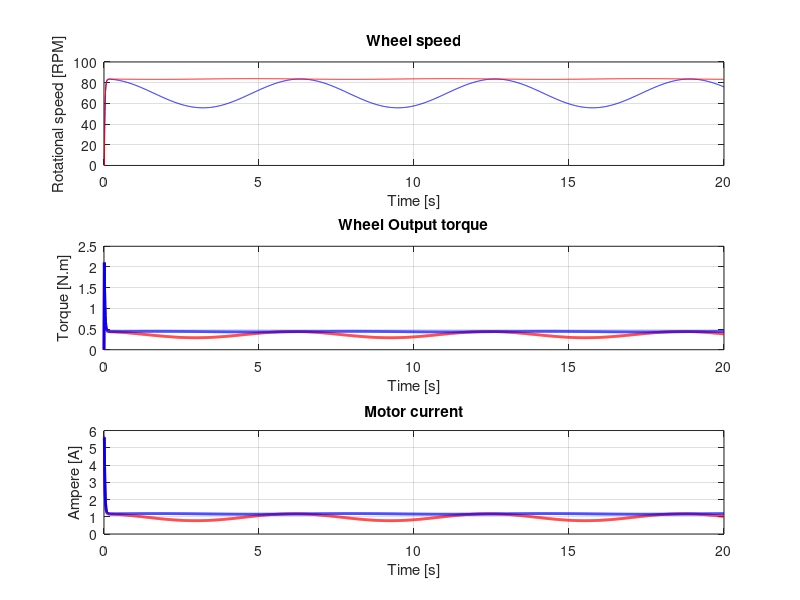
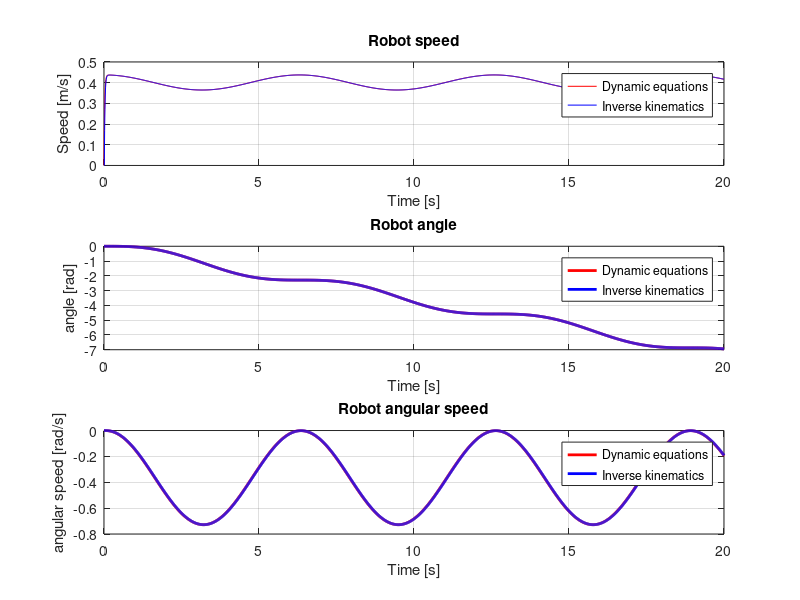
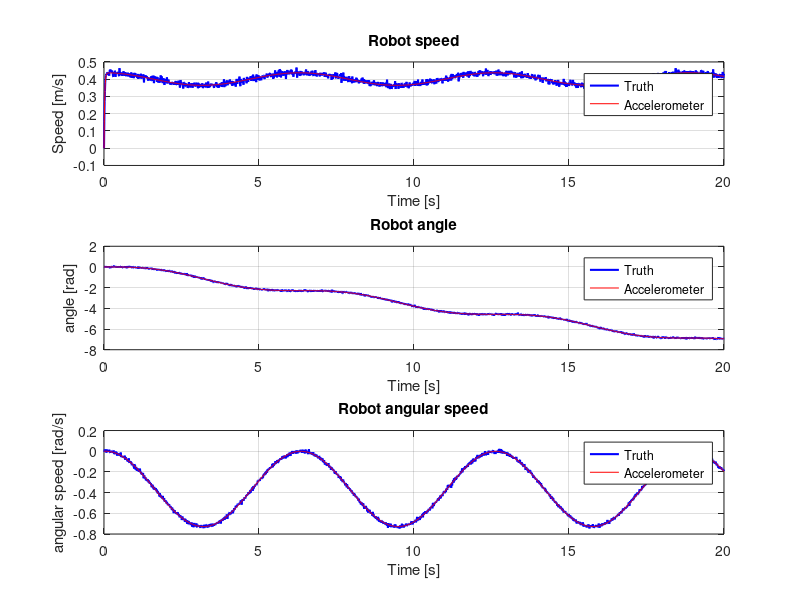
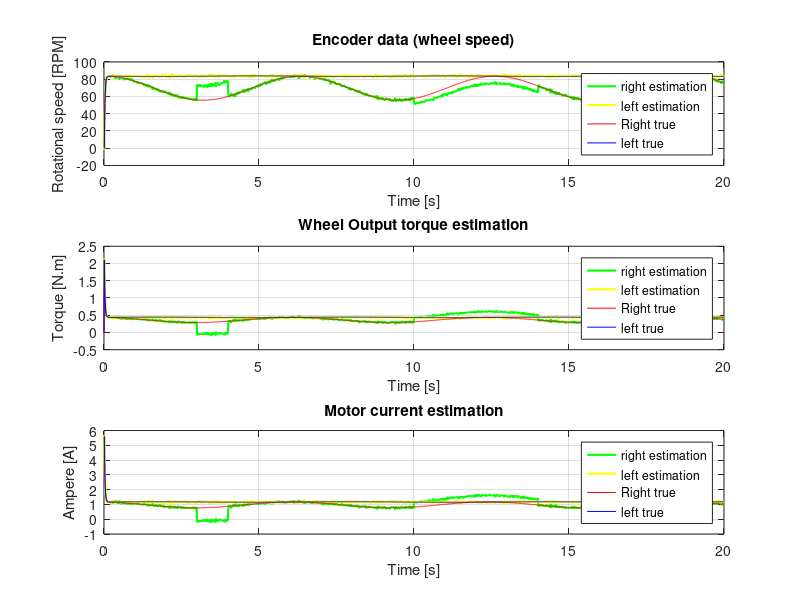

The MATLAB source for these figures, in order: (Note: this script raises an error after producing the figures.)
clear; clc; close all;
% ========== Initialize Variables ==========
% ------ Simulation ------
Ts = 1e-2;
t = 0:Ts:20;
N = length(t);          % number of points in the simulation
rpm_to_rad = (2*pi)/60; % coef to convert rpm to rad
rad_to_rpm = 60/(2*pi); % coef to convert rad to rpm

% ------ Motor ------
R_motor  = 2.14;     % [Ohm] motor resistance
Kt = 0.0038;         % [N·m/A] motor torque coefficient
Ke = 0.011;          % [V/(rad/s)] (output shaft)

% ------ Robot ------
gear_ratio = 98.78;
D = 0.1;    % [m] wheel diameter
r = D/2;    % [m] wheel radius
L = 0.20;   % [m] wheel separation
m = 5;      % [kg] mass of the robot
J = 0.1454; % [kg.m^2] moment of inertia of the robot (33*49 and 5kg)
b = 1.0;    % friction coefficient wheels


% ==================== System Input ====================
V1 = ones(2,N).*12;         % [V] Tension applied on both motors
V1(1, t >= 2 & t <= 4) = 8; % turning phase

V2 = ones(2,N).*12;
V2(1, t >= 2 & t <= 4) = 8;
V2(2, t >= 4 & t <= 6) = 8;

V3 = ones(2,N).*12;
V3(1, :) = 10 + 2.*cos(t);

V_truth = V3;
% ======================================================



% ========== Initialize State Matrices ==========
% ------ True Robot ------
W_wheels = zeros(2,N);           % [rad/s] Rotational speed of the wheels
T_wheels = zeros(2,N);           % [N.m] Torque of the wheels

X_truth = zeros(3,N);  % [v; yaw; yaw_dot;]

G_truth = [1/(m*r)   1/(m*r);
     0         0;
     L/(2*J*r) -L/(2*J*r)];

F_truth = [-(2*b)/(m*r)  0         0;
           0       0         1;
           0       0  -b*L^2/(2*J*r)];

inv_kynematics = [1/r 0 L/(2*r);
                  1/r 0 -L/(2*r)];

phi_true = eye(3) + F_truth*Ts;
Gd_true  = G_truth.*Ts;

% ------ True Motor ------
T_motors_true = zeros(2,N);
W_motors_true = zeros(2,N);
current_true = zeros(2,N);


% ========== First step calculation ==========
% ------ True state ------
W_wheels(:,1) = inv_kynematics*X_truth(:,1);

W_motors_true(:,1) = W_wheels(:,1)*gear_ratio;
current_true(:,1) = (V_truth(:,1) - Ke*W_motors_true(:,1))/R_motor;
T_motors_true(:,1) = Kt*current_true(1);

X_truth(:,1) = phi_true*X_truth(:,1) + Gd_true*T_wheels(:,1);

X_inv_kin = zeros(4,N);
X_inv_kin(1,1) = (W_wheels(1,1)+W_wheels(2,1))*(r/2);
X_inv_kin(3,1) = (W_wheels(1,1)-W_wheels(2,1))*(r/L);
X_inv_kin(2,1) = X_inv_kin(2,1)+X_inv_kin(3,1)*Ts;
X_inv_kin(4,1) = X_inv_kin(4,1)+X_inv_kin(3,1)*Ts;


% ========== Loop calculation ==========
for k = 2:N
    % ------ Perform true calcutation of the state ------
    W_wheels(:,k) = inv_kynematics*X_truth(:,k-1);

    W_motors_true(:,k) = W_wheels(:,k) .* gear_ratio;
    current_true(:,k) = (V_truth(:,k) - W_motors_true(:,k).*Ke) ./ R_motor;
    T_motors_true(:,k) = current_true(:,k).*Kt;
    T_wheels(:,k) = T_motors_true(:,k).*gear_ratio;

    X_truth(:,k) = phi_true*X_truth(:,k-1) + Gd_true*T_wheels(:,k);
    

    % --- Perform true calculation of the state using inverse kinematics ---
    X_inv_kin(1,k) = (W_wheels(1,k)+W_wheels(2,k))*(r/2); % True speed
    X_inv_kin(3,k) = (W_wheels(1,k)-W_wheels(2,k))*(r/L); % True angular speed
    X_inv_kin(2,k) = X_inv_kin(2,k-1)+X_inv_kin(3,k)*Ts;  % True angle
    X_inv_kin(4,k) = (X_inv_kin(3,k)-X_inv_kin(3,k-1))/Ts;% True angular acceleration  
end

% ========== Plotting ==========
% ------ Motor ------
figure; set(gcf, 'Name', 'Motor Data', 'NumberTitle', 'off');
% Speed plot
subplot(3,1,1);
plot(t, W_wheels(1,:).*rad_to_rpm, 'b'); hold on;
plot(t, W_wheels(2,:).*rad_to_rpm, 'r'); hold on;
title('Wheel speed');
xlabel('Time [s]');
ylabel('Rotational speed [RPM]');
grid on;

% Torque plot
subplot(3,1,2);
plot(t, T_wheels(1,:), 'r', 'LineWidth', 2); hold on;
plot(t, T_wheels(2,:), 'b', 'LineWidth', 2); hold on;
title('Wheel Output torque');
xlabel('Time [s]');
ylabel('Torque [N.m]');
grid on;

% Current plot
subplot(3,1,3);
plot(t, current_true(1,:), 'r', 'LineWidth', 2); hold on;
plot(t, current_true(2,:), 'b', 'LineWidth', 2); hold on;
title('Motor current');
xlabel('Time [s]');
ylabel('Ampere [A]');
grid on;

% ------ Robot ------
figure; set(gcf, 'Name', 'True robot state', 'NumberTitle', 'off');
% Speed plot
subplot(3,1,1);
plot(t, X_truth(1,:), 'r'); hold on;
plot(t, X_inv_kin(1,:), 'b'); 
ylabel('Speed [m/s]');
title('Robot speed');
xlabel('Time [s]');
grid on; legend('Dynamic equations','Inverse kinematics');

% Angular speed
subplot(3,1,2);
plot(t, X_truth(2,:), 'r', 'LineWidth', 2); hold on;
plot(t, X_inv_kin(2,:), 'b', 'LineWidth', 2);
title('Robot angle');
xlabel('Time [s]');
ylabel('angle [rad]');
grid on; legend('Dynamic equations','Inverse kinematics');

% Robot angular acceleration
subplot(3,1,3);
plot(t, X_truth(3,:), 'r', 'LineWidth', 2); hold on;
plot(t, X_inv_kin(3,:), 'b', 'LineWidth', 2);
title('Robot angular speed');
xlabel('Time [s]');
ylabel('angular speed [rad/s]');
grid on; legend('Dynamic equations','Inverse kinematics');




%% |||||||||||||||||||||||||| KALMAN FILTER IMPLEMENTATION |||||||||||||||||||||||||| 

% --------------- Sensor data generation ---------------
acc_deviation_x = 0.01;
acc_deviation_yaw = 0.05;
acc_deviation_yaw_dot = 0.01;
acc_sensor = X_truth + [randn(1,N).*acc_deviation_x;
                        randn(1,N).*acc_deviation_yaw;
                        randn(1,N).*acc_deviation_yaw_dot;];


encoder_deviation = 10;
encoder_data = W_motors_true+[randn(1,N).*encoder_deviation;
                              randn(1,N).*encoder_deviation];
% % Slip: slip is not white Gaussian noise — treat it with adaptive R, augmented slip state, or outlier rejection.
encoder_data(1, 3<=t & t<=4) = encoder_data(1, 3<=t & t<=4).*1.3; %introducing slip
encoder_data(1, 10<=t & t<=14) = encoder_data(1, 10<=t & t<=14).*0.9; %introducing slip

current_estimation = (V_truth - encoder_data.*Ke)./R_motor;
T_motors_estimation = current_estimation.*Kt;





% --------------- Kalman Filter ---------------
Y = acc_sensor; % sensor data used for prediction step
H = eye(3,3);

U = T_motors_estimation.*gear_ratio; % sensor data for update step

X = zeros(3, N);
X_stored = zeros(3, N);

P = eye(3,3).*10^9;

G = [1/(m*r)   1/(m*r);
        0         0;
     L/(2*J*r) -L/(2*J*r)];

F = [-(2*b)/(m*r)  0         0;
           0       0         1;
           0       0  -b*L^2/(2*J*r)];

phi = eye(3) + F*Ts;
Gd  = G.*Ts;

stored_sqrt_P = zeros(3,3,length(t)); %Used to plot the expected estimation errors

% process_noise = 0.1;
% Q = process_noise*[ (Ts^5)/20 (Ts^4)/8 (Ts^3)/6;
%                     (Ts^4)/8  (Ts^3)/3 (Ts^2)/2;
%                     (Ts^3)/6  (Ts^2)/2  Ts      ]; %Process noise covariance matrix

Q_coef = 100;
Q = Q_coef*[ Ts*acc_deviation_x^2           0                               0;
             0          acc_deviation_yaw*(Ts^3)/3                          acc_deviation_yaw*acc_deviation_yaw_dot*(Ts^2)/2;
             0          acc_deviation_yaw*acc_deviation_yaw_dot*(Ts^2)/2    acc_deviation_yaw_dot*Ts];


R = [acc_deviation_x^2      0                0;
     0             acc_deviation_yaw^2       0;
     0                      0      acc_deviation_yaw_dot^2];


NIS_store = zeros(1,N);
window = 100;  % number of samples for moving average
NIS_ma = zeros(1, N);
m = size(Y,1);  % measurement dimension

scale = ones(1,N);

% innov_store = zeros(3,N);
% ========== Loop calculation ==========
for k = 2:N
    % --- Kalman Filter ---
    % Store the values of P for plotting
    stored_sqrt_P(:,:,k) = sqrt(P);

    % UPDATE STEP
    % Kalman gain : K(k)
    K = P*H' / (H*P*H' + R);

    % Update state vecor estimate X^(k)
    X_stored(:,k) = X(:,k-1) + K*(Y(:,k)-H*X(:,k-1)); 

    % Update state estimation error: P(k|k-1) to P(k|k)
    P = (eye(3) - K*H)*P;
    
    innov = Y(:,k) - H*X(:,k-1);    % Y is 3*1 so innov to 
    S = H*P*H' + R;                 % R is 3*3 so S to
    NIS = innov' * (S \ innov);     % scalar
    NIS_store(k) = NIS;
    
    if k > window
        NIS_ma(k) = mean(NIS_store(k-window+1:k));
    else
        NIS_ma(k) = mean(NIS_store(1:k));
    end

    alpha = 0.02;   % adaptation rate (small)
    % alpha = 0.05;   % adaptation rate (medium)
    scale(k) = 1 + alpha*(NIS_ma(k) - m);

    % Clamp scaling to avoid exploding Q
    % scale(k) = min(max(scale(k), 0.8), 1.2);
    Q = Q .* scale(k);

    % innov_store(:,k) = innov;

    % PROJECTION STEP
    % project state estimation error: P(k|k) to P(k+1|k)
    P = phi*P*phi' + Q;

    % project state vecor estimation X^(k|k) to X^(k+1|k)
    X(:,k) = phi*X_stored(:,k)  + Gd*U(:,k);
end



%% ==================== Plotting ====================
% ------ Accelerometer data ------
figure; set(gcf, 'Name', 'Accelerometer data', 'NumberTitle', 'off');
% Speed plot
subplot(3,1,1);
plot(t, Y(1,:), 'b', 'LineWidth', 1.5); hold on;
plot(t, X_truth(1,:), 'r', 'LineWidth', 0.5); hold on;
title('Robot speed'); ylabel('Speed [m/s]'); xlabel('Time [s]');
grid on; legend('Truth','Accelerometer'); hold off;

% Angular speed
subplot(3,1,2);
plot(t, Y(2,:), 'b', 'LineWidth', 1.5); hold on;
plot(t, X_truth(2,:), 'r', 'LineWidth', 0.5); hold on;
title('Robot angle'); xlabel('Time [s]'); ylabel('angle [rad]');
grid on; legend('Truth','Accelerometer'); hold off;

% Robot angular acceleration
subplot(3,1,3);
plot(t, Y(3,:), 'b', 'LineWidth', 1.5); hold on;
plot(t, X_truth(3,:), 'r', 'LineWidth', 0.5); hold on;
title('Robot angular speed'); xlabel('Time [s]'); ylabel('angular speed [rad/s]');
grid on; legend('Truth','Accelerometer'); hold off;


% ------ Estimation of torque data using encoder data ------
figure; set(gcf, 'Name', 'Encoder data', 'NumberTitle', 'off');
% Wheel speed plot
subplot(3,1,1);
plot(t, encoder_data(1,:)./gear_ratio.*rad_to_rpm, 'g', 'LineWidth', 1.5); hold on;
plot(t, encoder_data(2,:)./gear_ratio.*rad_to_rpm, 'y', 'LineWidth', 1.5); hold on;
plot(t, W_wheels(1,:).*rad_to_rpm, 'r', 'LineWidth', 0.5); hold on;
plot(t, W_wheels(2,:).*rad_to_rpm, 'b', 'LineWidth', 0.5); hold on;
title('Encoder data (wheel speed)'); xlabel('Time [s]'); ylabel('Rotational speed [RPM]');
legend('right estimation', 'left estimation','Right true', 'left true');
grid on; hold off;

% Torque plot
subplot(3,1,2);
plot(t, U(1,:), 'g', 'LineWidth', 1.5); hold on;
plot(t, U(2,:), 'y', 'LineWidth', 1.5); hold on;
plot(t, T_wheels(1,:), 'r', 'LineWidth', 0.5); hold on;
plot(t, T_wheels(2,:), 'b', 'LineWidth', 0.5); hold on;
title('Wheel Output torque estimation'); xlabel('Time [s]'); ylabel('Torque [N.m]');
legend('right estimation', 'left estimation','Right true', 'left true');
grid on; hold off;

% Current plot
subplot(3,1,3);
plot(t, current_estimation(1,:), 'g', 'LineWidth', 1.5); hold on;
plot(t, current_estimation(2,:), 'y', 'LineWidth', 1.5); hold on;
plot(t, current_true(1,:), 'r', 'LineWidth', 0.5);       hold on;
plot(t, current_true(2,:), 'b', 'LineWidth', 0.5);       hold on;
title('Motor current estimation'); xlabel('Time [s]'); ylabel('Ampere [A]');
legend('right estimation', 'left estimation','Right true', 'left true');
grid on; hold off;

% ------ Robot state estimation ------
figure; set(gcf, 'Name', 'KF estimation', 'NumberTitle', 'off');
% Speed plot
subplot(3,1,1);
plot(t, X_truth(1,:), 'r'); hold on;
plot(t, X_stored(1,:), 'b'); 
title('Robot speed'); xlabel('Time [s]'); ylabel('Speed [m/s]');
grid on; legend('True state','KF estimation');

% Angular speed
subplot(3,1,2);
plot(t, X_truth(2,:), 'r', 'LineWidth', 2); hold on;
plot(t, X_stored(2,:), 'b', 'LineWidth', 2);
title('Robot angle'); xlabel('Time [s]'); ylabel('angle [rad]');
grid on; legend('True state','KF estimation');

% Robot angular acceleration
subplot(3,1,3);
plot(t, X_truth(3,:), 'r', 'LineWidth', 2); hold on;
plot(t, X_stored(3,:), 'b', 'LineWidth', 2);
title('Robot angular speed'); xlabel('Time [s]'); ylabel('angular speed [rad/s]');
grid on; legend('True state','KF estimation');


% ========== Compute and plot robot 2D trajectory ==========
x_pos_true = zeros(1, N);
y_pos_true = zeros(1, N);

x_pos_KF = zeros(1, N);
y_pos_KF = zeros(1, N);

for k = 2:N
    x_pos_true(k) = x_pos_true(k-1) + X_truth(1,k) * cos(X_truth(2,k)) * Ts;
    y_pos_true(k) = y_pos_true(k-1) + X_truth(1,k) * sin(X_truth(2,k)) * Ts;

    x_pos_KF(k) = x_pos_KF(k-1) + X_stored(1,k) * cos(X_stored(2,k)) * Ts;
    y_pos_KF(k) = y_pos_KF(k-1) + X_stored(1,k) * sin(X_stored(2,k)) * Ts;
end


% Time markers every 1 second
t_labels = 0:1:t(end);
idx = round(t_labels / Ts) + 1;

% ---------- Plot the trajectory ----------
figure; set(gcf, 'Name', 'Navigation frame position', 'NumberTitle', 'off');
tiledlayout(4,1,'TileSpacing','compact','Padding','compact');

nexttile([3 1]);
plot(x_pos_true, y_pos_true, 'r', 'LineWidth', 2); hold on;
plot(x_pos_KF, y_pos_KF, 'b', 'LineWidth', 2); hold on;
plot(x_pos_true(idx), y_pos_true(idx), 'wx', 'MarkerSize', 6, 'LineWidth', 1.2); % Plot crosses and labels
text(x_pos_true(idx)+0.01, y_pos_true(idx)+0.01, compose('%.0fs', t_labels), 'VerticalAlignment', 'bottom', 'HorizontalAlignment', 'center', 'FontSize', 10, 'Color', 'w');
title('Robot Trajectory in 2D'); xlabel('x [m]'); ylabel('y [m]');
legend('True position', 'KF estimation', 'time marker');
ylim([-3.5 1]); xlim([-1 3]);
grid on;

nexttile;
plot(t, V_truth(1,:), 'r', 'LineWidth', 2); hold on;
plot(t, V_truth(2,:), 'b', 'LineWidth', 2);
ylim([-0.5 13])
title('Tension on motors'); xlabel('Time [s]'); ylabel('Tension [V]');
grid on; legend('Right','Left');





% ========== Estimation error plot ==========
%Position Estimation error
figure;
subplot(3,1,1); hold on; grid on;
plot(t, squeeze(stored_sqrt_P(1,1,:)), 'b', 'DisplayName', 'Upper expected position deviation');
plot(t, -squeeze(stored_sqrt_P(1,1,:)), 'b', 'DisplayName', 'Lower expected position deviation');
plot(t, X_truth(1,:)-X_stored(1,:), 'g', 'DisplayName', 'Speed error');
% ylim([-stored_sqrt_P(1,1,end)*3 stored_sqrt_P(1,1,end)*3]);
ylim([-0.02 0.02]);
title('Expedcted speed error compared to the actual error'); xlabel('Time [s]'); ylabel('Error [m]');
legend;

%Speed Estimation error
subplot(3,1,2); hold on; grid on;
plot(t, squeeze(stored_sqrt_P(2,2,:)), 'b', 'DisplayName', 'Upper expected speed deviation');
plot(t, -squeeze(stored_sqrt_P(2,2,:)), 'b', 'DisplayName', 'Upper expected speed deviation');
plot(t, X_truth(2,:)-X_stored(2,:), 'g', 'DisplayName', 'Orientation error');
ylim([-stored_sqrt_P(2,2,end)*3 stored_sqrt_P(2,2,end)*3]);
title('Expected speed error compared to the actual error'); xlabel('Time [s]'); ylabel('Error [m/s]');
legend;

%Acceleration Estimation error
subplot(3,1,3); hold on; grid on;
plot(t, squeeze(stored_sqrt_P(3,3,:)), 'b', 'DisplayName', 'Upper expected speed deviation');
plot(t, -squeeze(stored_sqrt_P(3,3,:)), 'b', 'DisplayName', 'Upper expected speed deviation');
plot(t, X_truth(3,:)-X_stored(3,:), 'g', 'DisplayName', 'Angular speed error');
ylim([-stored_sqrt_P(3,3,end)*3 stored_sqrt_P(3,3,end)*3]);
title('Expected Aceeleration error compared to the actual error'); xlabel('Time [s]'); ylabel('Error [m/s^2]');
legend;


% Expected chi-square mean for number of measurements (m)
m = size(Y,1);
chi2_mean = m;                      % expected mean NIS
chi2_95 = chi2inv(0.95, m);         % 95% upper bound
chi2_05 = chi2inv(0.05, m);         % 5% lower bound

figure('Name', 'NIS and Innovation Magnitude');
subplot(2,1,1);
plot(t, NIS_store, 'b', 'LineWidth', 1.5); hold on;
plot(t, NIS_ma, 'g', 'LineWidth', 2 ); hold on;
yline(chi2_mean, '--w', 'Mean NIS');
yline(chi2_95, '--r', '95% bound');
yline(chi2_05, '--r', '5% bound');
ylim([0 15]);
xlabel('Time [s]'); ylabel('NIS');
title('Normalized Innovation Squared (Consistency Check)');
legend('NIS', 'Mean', '95%/5% bounds');
grid on;

subplot(2,1,2);
plot(t, scale, 'b', 'LineWidth', 1.5);
xlabel('Time [s]'); ylabel('Scale for Q');
title('Innovation Magnitude (Measurement Residual)');
grid on;


% ✅ If most NIS values lie between the red bounds (95% interval), your filter is statistically consistent.
% 🔴 If NIS is systematically above the upper bound → model is too confident → increase Q.
% 🔵 If NIS is systematically below the lower bound → model too uncertain → decrease Q or R.
% 
% NIS has an expected value equal to the dimension of the measurement vector, 
% 𝑚=size(𝑌,1), if the filter is correctly tuned and consistent.
